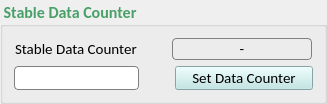
           <widget class="QGroupBox" name="FirmwareU_11">
            <property name="sizePolicy">
             <sizepolicy hsizetype="Fixed" vsizetype="Fixed">
              <horstretch>0</horstretch>
              <verstretch>0</verstretch>
             </sizepolicy>
            </property>
            <property name="minimumSize">
             <size>
              <width>327</width>
              <height>102</height>
             </size>
            </property>
            <property name="maximumSize">
             <size>
              <width>16777215</width>
              <height>16777215</height>
             </size>
            </property>
            <property name="font">
             <font>
              <family>Calibri</family>
              <pointsize>12</pointsize>
              <weight>75</weight>
              <bold>true</bold>
              <kerning>true</kerning>
             </font>
            </property>
            <property name="styleSheet">
             <string notr="true">color: #499F68;</string>
            </property>
            <property name="title">
             <string>Stable Data Counter</string>
            </property>
            <layout class="QGridLayout" name="gridLayout">
             <item row="0" column="0">
              <layout class="QGridLayout" name="gridLayout_176">
               <item row="0" column="0">
                <layout class="QHBoxLayout" name="horizontalLayout_10">
                 <item>
                  <widget class="QLabel" name="ADC2offdigline_20">
                   <property name="minimumSize">
                    <size>
                     <width>125</width>
                     <height>20</height>
                    </size>
                   </property>
                   <property name="maximumSize">
                    <size>
                     <width>150</width>
                     <height>20</height>
                    </size>
                   </property>
                   <property name="font">
                    <font>
                     <family>Calibri</family>
                     <pointsize>11</pointsize>
                     <weight>50</weight>
                     <bold>false</bold>
                     <kerning>true</kerning>
                    </font>
                   </property>
                   <property name="styleSheet">
                    <string notr="true">color: rgb(0,0,0);</string>
                   </property>
                   <property name="text">
                    <string>&lt;html&gt;&lt;head/&gt;&lt;body&gt;&lt;p&gt;Stable Data Counter&lt;/p&gt;&lt;/body&gt;&lt;/html&gt;</string>
                   </property>
                  </widget>
                 </item>
                 <item>
                  <widget class="QLabel" name="stable_data_counter_data">
                   <property name="sizePolicy">
                    <sizepolicy hsizetype="Preferred" vsizetype="Fixed">
                     <horstretch>0</horstretch>
                     <verstretch>0</verstretch>
                    </sizepolicy>
                   </property>
                   <property name="minimumSize">
                    <size>
                     <width>75</width>
                     <height>20</height>
                    </size>
                   </property>
                   <property name="maximumSize">
                    <size>
                     <width>140</width>
                     <height>16777215</height>
                    </size>
                   </property>
                   <property name="font">
                    <font>
                     <family>Calibri</family>
                     <pointsize>11</pointsize>
                     <weight>50</weight>
                     <bold>false</bold>
                     <kerning>true</kerning>
                    </font>
                   </property>
                   <property name="styleSheet">
                    <string notr="true">border: 1px solid gray;
border-radius: 4px;color:rgb(0,0,0);</string>
                   </property>
                   <property name="text">
                    <string>-</string>
                   </property>
                   <property name="alignment">
                    <set>Qt::AlignCenter</set>
                   </property>
                  </widget>
                 </item>
                </layout>
               </item>
               <item row="1" column="0">
                <layout class="QGridLayout" name="gridLayout_177">
                 <item row="0" column="2">
                  <widget class="QPushButton" name="setDataCounterBtn">
                   <property name="minimumSize">
                    <size>
                     <width>0</width>
                     <height>24</height>
                    </size>
                   </property>
                   <property name="maximumSize">
                    <size>
                     <width>16777215</width>
                     <height>24</height>
                    </size>
                   </property>
                   <property name="font">
                    <font>
                     <family>Calibri</family>
                     <pointsize>11</pointsize>
                     <weight>50</weight>
                     <bold>false</bold>
                    </font>
                   </property>
                   <property name="cursor">
                    <cursorShape>PointingHandCursor</cursorShape>
                   </property>
                   <property name="styleSheet">
                    <string notr="true">background-color:#BBE6E4;color: rgb(0,0,0);</string>
                   </property>
                   <property name="text">
                    <string>Set Data Counter</string>
                   </property>
                  </widget>
                 </item>
                 <item row="0" column="0">
                  <widget class="QLineEdit" name="stable_data_counter">
                   <property name="sizePolicy">
                    <sizepolicy hsizetype="Expanding" vsizetype="Fixed">
                     <horstretch>0</horstretch>
                     <verstretch>0</verstretch>
                    </sizepolicy>
                   </property>
                   <property name="minimumSize">
                    <size>
                     <width>0</width>
                     <height>0</height>
                    </size>
                   </property>
                   <property name="maximumSize">
                    <size>
                     <width>125</width>
                     <height>16777215</height>
                    </size>
                   </property>
                   <property name="font">
                    <font>
                     <family>Calibri</family>
                     <pointsize>11</pointsize>
                     <weight>50</weight>
                     <bold>false</bold>
                    </font>
                   </property>
                   <property name="styleSheet">
                    <string notr="true">border: 1px solid gray;
border-radius: 4px;color:rgb(0,0,0);</string>
                   </property>
                  </widget>
                 </item>
                 <item row="0" column="1">
                  <spacer name="horizontalSpacer">
                   <property name="orientation">
                    <enum>Qt::Horizontal</enum>
                   </property>
                   <property name="sizeType">
                    <enum>QSizePolicy::Fixed</enum>
                   </property>
                   <property name="sizeHint" stdset="0">
                    <size>
                     <width>30</width>
                     <height>20</height>
                    </size>
                   </property>
                  </spacer>
                 </item>
                </layout>
               </item>
              </layout>
             </item>
            </layout>
           </widget>
